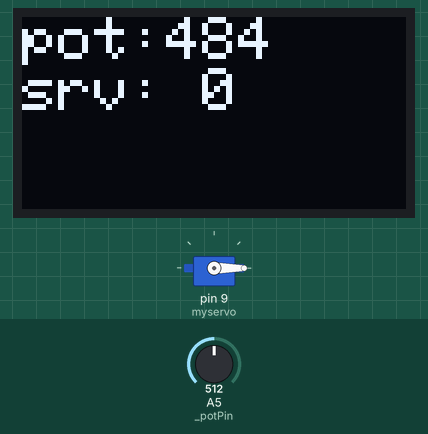
The program below on a simulated Arduino Uno, built with avr-gcc and run on an emulated ATmega328P. On the bench: 128×64 one-colour display, servo. Inputs (shaded band) come from the test bench; at power-on: A5 (_potPin) = 512.

Above: at 1.28 s.
1.3 s: A5 (_potPin) set to 716
At 2.83 s:
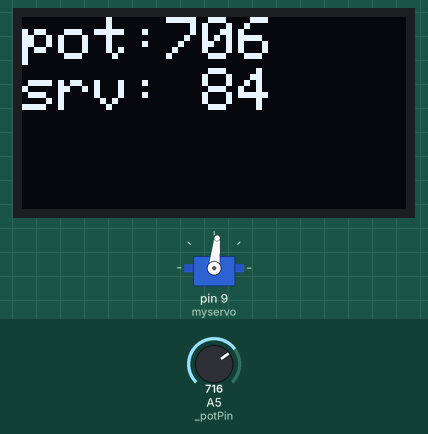
2.9 s: A5 (_potPin) set to 900
At 4.47 s:
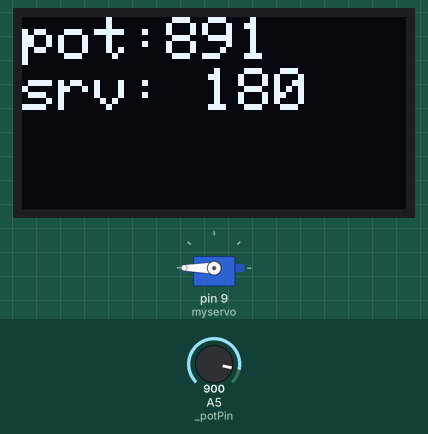
4.5 s: A5 (_potPin) set to 1023
At 7.1 s:
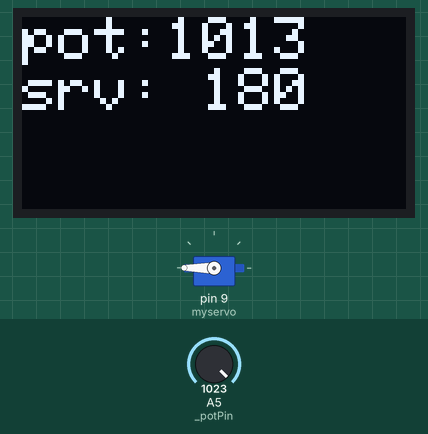
Timing chart, 0 to 8.6 s (numbered marks = the images above; inputs shaded):
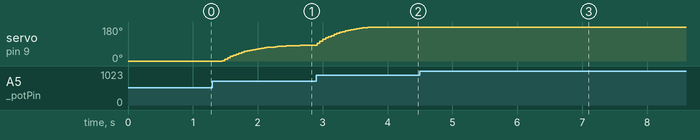

Measured:
- after the input at 1.3 s, servo on pin 9 (myservo): moves from 0° to 84° over 1.3 s, starting after 0.15 s
- after the input at 2.9 s, servo on pin 9 (myservo): moves from 84° to 180° over 0.82 s, starting at once; the display: first changes after 0.06 s (image 2 shows a later state)
- after the input at 4.5 s, the display: first changes after 0.06 s (image 3 shows a later state)

The program:

main.cpp
```cpp
#include <Arduino.h>

#include <Servo.h>

Servo myservo;

//#include <SPI.h>
//#include <Wire.h>
#include <Adafruit_GFX.h>
#include <Adafruit_SSD1306.h>

#define OLED_RESET 4
Adafruit_SSD1306 display(OLED_RESET);

//const int pinPhoto = A0;
//int val;

//#define FASTADC 0
// defines for setting and clearing register bits
#ifndef cbi
#define cbi(sfr, bit) (_SFR_BYTE(sfr) &= ~_BV(bit))
#endif
#ifndef sbi
#define sbi(sfr, bit) (_SFR_BYTE(sfr) |= _BV(bit))
#endif

//#define arSize 400
//int ar[arSize];

//#define zerolux 100

#define _potPin A5  // analog pin used to connect the potentiometer

void setup() {
    //Serial.begin(115200);
   // pinMode( pinPhoto, INPUT );

    display.begin(SSD1306_SWITCHCAPVCC, 0x3C);  // initialize with the I2C addr 0x3D (for the 128x64)

    //#if FASTADC
    //// set prescale to 16 scc=76.8kHz; sss=9.6kHz
   // sbi(ADCSRA,ADPS2) ;
    //sbi(ADCSRA,ADPS1) ;
   // sbi(ADCSRA,ADPS0) ;
    //#endif

    //pinMode( _potPin, INPUT );
    myservo.attach(9);  // attaches the servo on pin 9 to the servo object
}

int potval=0;
void loop() {

    potval = potval*0.9+0.1*analogRead(_potPin);            // reads the value of the potentiometer (value between 0 and 1023)
    int val = map(potval, 560, 870, 0, 180);     // scale it to use it with the servo (value between 0 and 180)
    if(val<0) val=0;
    if(val>180) val=180;
    myservo.write(val);                  // sets the servo position according to the scaled value
    delay(15);

    /* long t0 = millis();
    long sum=0;
    int i;
    for(i=0;i<arSize;i++)
    {   val = analogRead( pinPhoto );
        ar[i] = val;
        sum += val;
        delayMicroseconds(200);
    }
    long readtime = millis()-t0;
    int med = sum/i;

    int state=0, numZeroUp=0, difsum=0;
    for(i=0;i<arSize;i++)
    {   int dif = ar[i]-med;
        if(dif>0)
            if(state<=0)
                numZeroUp += 1; //go through 0 upwards
        if(dif<0)
            difsum += -dif;
        else
            difsum += dif;
        state = dif;
    }

    float amp = 0;
    float period=readtime;
    float Hz=0;
    if(numZeroUp!=0 && readtime!=0)
    {   period = (float)readtime/(float)numZeroUp; //millis
        Hz = 1000*(float)numZeroUp/(float)readtime; //millis
        amp = (float)difsum/(float)arSize;
    }

    Serial.print( "Overall read time=" );
    Serial.print( readtime );
    Serial.print( " per=" );
    Serial.print( period );
    Serial.print( " ampAvg=" );
    Serial.print( amp );
    Serial.print( " Hz=" );
    Serial.print( round(Hz) );
    Serial.print( " med=" );
    Serial.println( med ); */

    display.clearDisplay(); // Clear the buffer
    display.setTextColor(WHITE);
    display.setTextSize(2);
    display.setCursor(0,0); // Устанавливаем курсор в колонку 0, строку 0. на самом деле это строка №1, т.к. нумерация начинается с 0.
    display.print("pot:");
    display.print(potval);
    display.setCursor(0,17);
    display.print("srv: ");
    display.print(val);
    display.display();
    /* display.print("A0 amp:");
    if(amp<2)
    {   display.print(" LOW AMPLITUDE");
        Hz=0;
    }else{
        display.print(round(amp), DEC);
        display.print(" amp");
    }

    display.setTextSize(2);
    display.setCursor(0,17);

    display.print(round(Hz), DEC);
    display.print(" Hz ");

    display.setTextSize(1);
    //display.setCursor(0,17);
    display.print(med, DEC);
    display.print(" lvl");
    display.display();
    */
    //delay(100);
}
```
